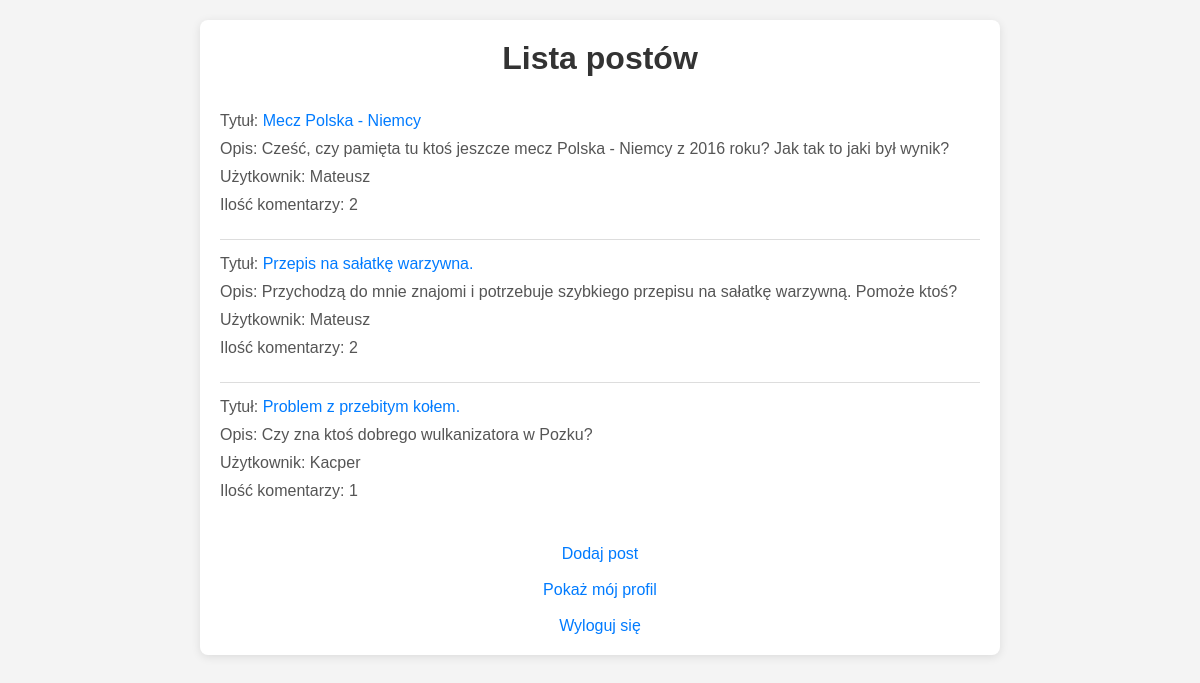
The app's page /posts/ (signed in) with its own data.
### posts/models.py (models this page shows, shortened)
class Post(models.Model):
    user = models.ForeignKey(User, on_delete=models.CASCADE)
    title = models.CharField(max_length=300)
    description = models.TextField(null=True, blank=True)
    created_at = models.DateTimeField(auto_now_add=True)

### posts/views.py (the view)
# urls.py: path('posts/', show_posts, name='post-list'),
@login_required
def show_posts(request):
    posts = Post.objects.all()
    comments = Comment.objects.all()
    return render(request, 'posts/posts.html', {'posts':posts, 'comments':comments})

### posts/templates/posts/posts.html (shortened to what this page needs)
<!DOCTYPE html>
<html lang="en">
<head>
</head>
<body>
    <div class="blog-container">
        <h1>Lista postów</h1>
        <ul>
            {% for post in posts %}
            <li>
                <p>Tytuł:<a href="{% url 'choose-post' post.id %}"> {{ post.title }}</a></p>
                <p>Opis: {{ post.description }}</p>
                <p>Użytkownik: {{ post.user }}</p>
                <p>Ilość komentarzy: {{ post.comment_set.count }}</p>
            </li>
            {% empty %}
            <p>brak postów</p>
            {% endfor %}
        </ul>
        <div class="nav-links">
            <a href="{% url 'add-post' %}">Dodaj post</a>
            <br><br>
            <a href="{% url 'user-profile' %}">Pokaż mój profil</a>
            <br><br>
            <a href="{% url 'logout' %}">Wyloguj się</a>
        </div>
    </div>
</body>
</html>

### posts/templates/posts/posts.html (style rules this page uses)
* { margin: 0; padding: 0; box-sizing: border-box; }
body { font-family: Arial, sans-serif; background-color: #f4f4f4; padding: 20px; }
.blog-container { max-width: 800px; margin: 0 auto; background: #fff; padding: 20px; border-radius: 8px; box-shadow: 0 2px 10px rgba(0, 0, 0, 0.1); }
h1 { text-align: center; margin-bottom: 20px; color: #333; }
ul { list-style: none; }
li { border-bottom: 1px solid #ddd; padding: 15px 0; }
li:last-child { border-bottom: none; }
li p { margin-bottom: 10px; color: #555; }
li a { color: #007BFF; text-decoration: none; }
.nav-links { text-align: center; margin-top: 20px; }
.nav-links a { margin: 0 10px; color: #007BFF; text-decoration: none; }

### records on screen
Post: title "Mecz Polska - Niemcy", description "Cześć, czy pamięta tu ktoś jeszcze mecz Polska - Niemcy z 2016 roku? Jak tak to jaki był wynik?", user "Mateusz", comment_set.count "2"
Post: title "Przepis na sałatkę warzywna.", description "Przychodzą do mnie znajomi i potrzebuje szybkiego przepisu na sałatkę warzywną. Pomoże ktoś?", user "Mateusz", comment_set.count "2"
Post: title "Problem z przebitym kołem.", description "Czy zna ktoś dobrego wulkanizatora w Pozku?", user "Kacper", comment_set.count "1"
